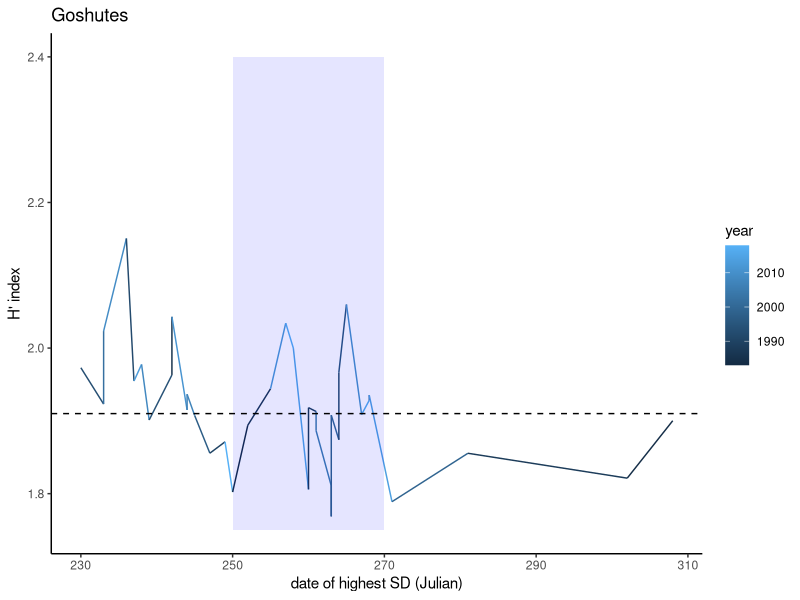
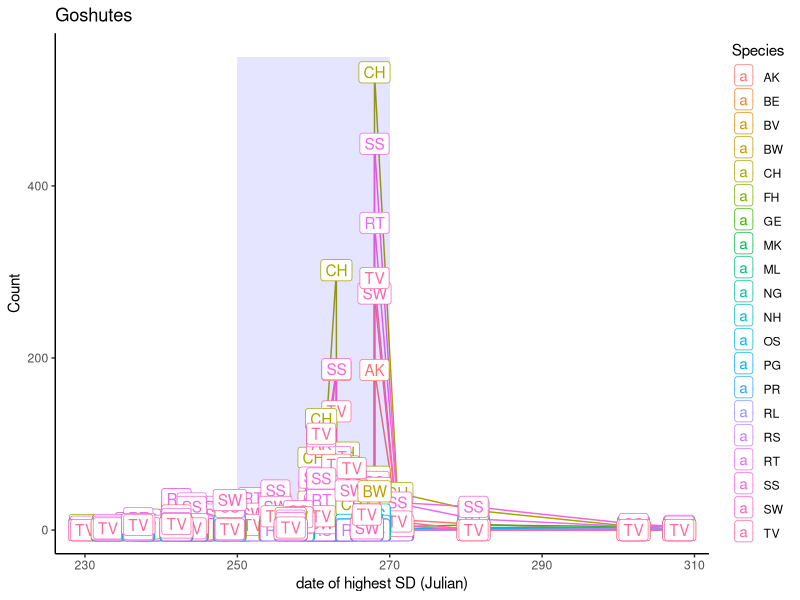
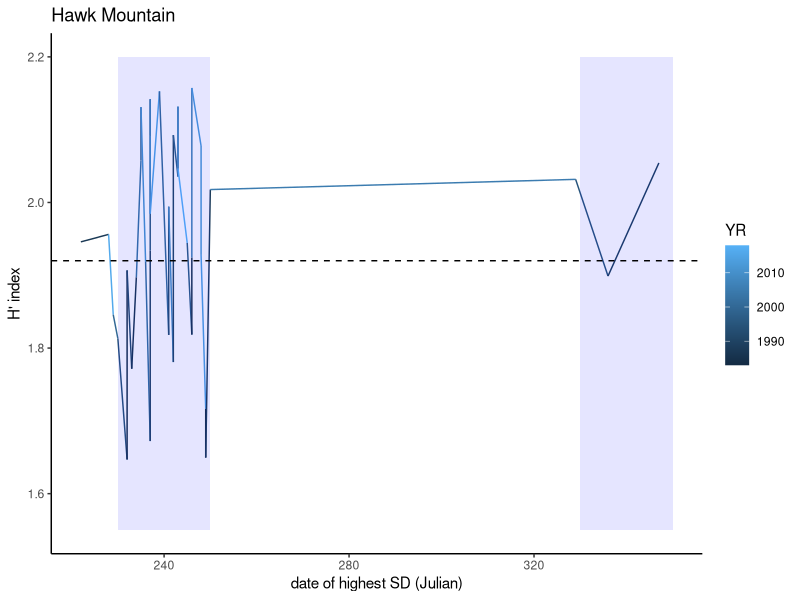
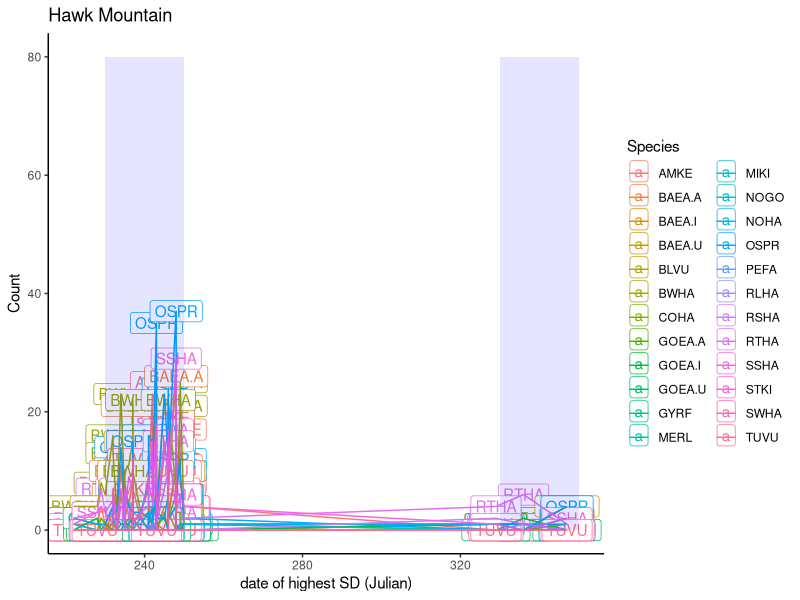
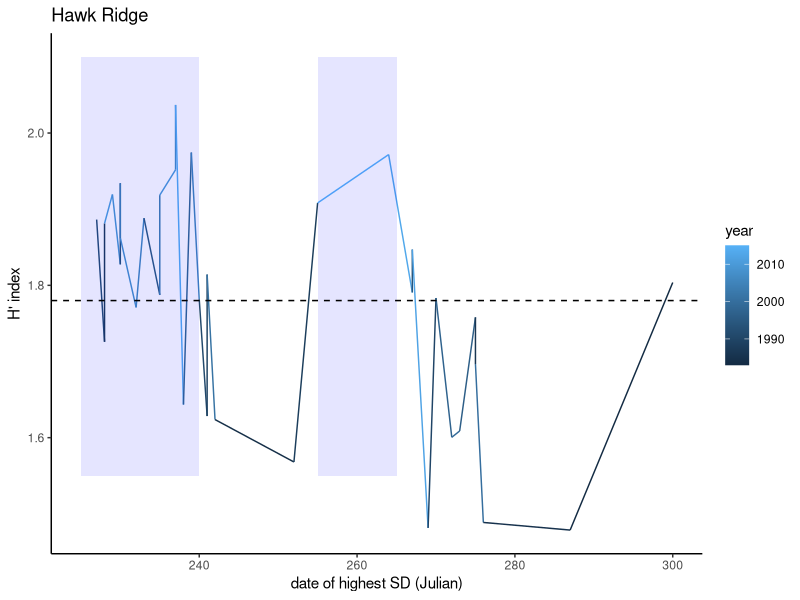
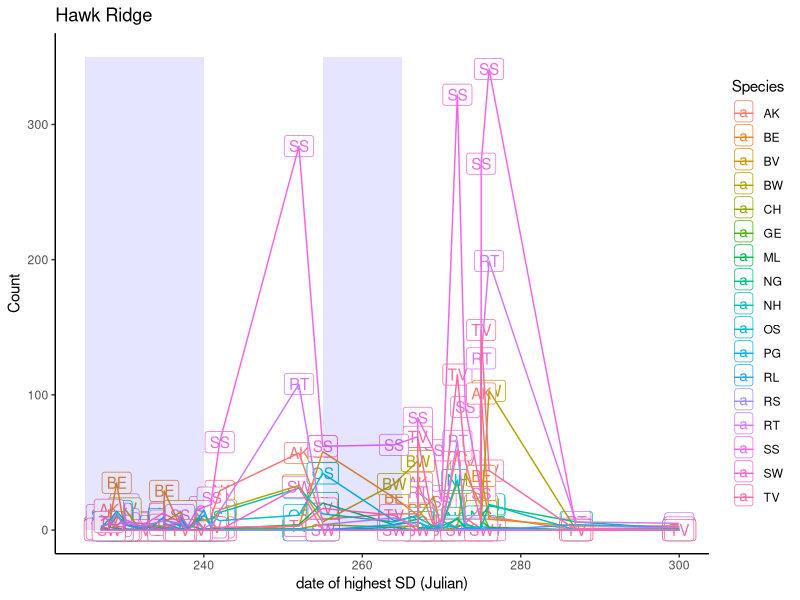

Generate these figures, in order, with R:
#oOshutes sample####
require(dplyr)
require(lubridate)
require(tidyr)
require(vegan)
require(ggplot2)

#per species
#GOSHUTES####
GosMts=read.csv("GosMts.csv")

#gos=GosMts%>%select(-TOTAL)%>%
#  pivot_longer(cols=3:27, names_to = "Species", values_to="Count")%>%
#  mutate(year=year(Date), month=month(Date), date=day(Date))%>%
#  filter(!is.na(Count))

GosMts[, 3:27][is.na(GosMts[, 3:27])] <- 0

#DAILY TOTALS
gostot=GosMts%>%select(-TOTAL)%>%
  mutate(yr_tot=rowSums(.[3:27], na.rm=T), year=year(Date), month=month(Date), date=day(Date))%>%
  filter(!year>2018)
gostot$Julian=as.POSIXlt(gostot$Date)$yday 

#GET MPD
#gosmpd=GosMts%>%select(-TOTAL)%>%
#  mutate(yr_tot=rowSums(.[3:27], na.rm=T), year=year(Date), month=month(Date), date=day(Date))%>% #get annual totals across all spp.
#  select(Date,year, month, date, Obs, yr_tot) #get only necessary columns

gos=gostot%>%group_by(year)%>%mutate(cum_tot=cumsum(yr_tot), #get cumulative sum for each year
                                     cum_pt=cum_tot/sum(yr_tot),#calculate % of daily count/annual count
                                     MPD=if_else(cum_pt>=0.5,"1", "0"))%>% #flag rows with cumulative % >50%
  group_by(year)%>%filter(MPD==1)%>%slice_head(n=1)  #select rows where cum_pt is >50%

#community metrics####
GosMts[, 3:27][is.na(GosMts[, 3:27])] <- 0
gsw=gostot%>%select( -Obs, -UA, -UR, -UB, -UE, -UF)%>%filter(!(year<1983))

gsw=gsw%>%mutate(sd=diversity(gsw[2:21], index="shannon"), sr=specnumber(gsw[2:21]))

#find date when SD nd SR were highest

g1=gsw%>%group_by(year)%>%filter(sd==max(sd))

#species-level####

gos_sp=GosMts%>%select(-TOTAL)%>%
  pivot_longer(cols=3:27, names_to = "Species", values_to="Count")%>%
  mutate(year=year(Date), month=month(Date), date=day(Date))%>%
  filter(!is.na(Count))

spmpd=gos_sp%>%group_by(Species,Date)%>%summarise(sptot=sum(Count))%>%
  filter(!Species%in%c("UA", "UR", "UB", "UE", "UF"))
spmpd$Julian=as.POSIXlt(spmpd$Date)$yday 

indextab=gsw%>%select(Date,year, month, date, Julian, sd, sr)#all time sr and sd
indextab_maxsd=g1%>%select(Date,year, month, date, Julian, sd, sr)#all time sr and sd
indtab1=left_join(indextab_maxsd, spmpd)

#plot

ggplot(indtab1, aes(x=Julian, y=sd, col=year))+geom_line()+
  annotate("rect", xmin=250,  xmax=270, alpha=0.1, fill="blue",ymin=1.75, ymax=2.4)+
  ggtitle("Goshutes")+theme_classic()+geom_hline(yintercept=1.91, linetype=2)+
  ylab("H' index")+xlab("date of highest SD (Julian)")

ggplot(indtab1, aes(x=Julian, y=sptot, col=Species))+
  geom_line()+ggtitle("Goshutes")+ylab("Count")+xlab("date of highest SD (Julian)")+
  theme_classic()+annotate("rect", xmin=250, xmax=270, alpha=0.1, fill="blue", 
                           ymin=0, ymax=550)+geom_label(label=indtab1$Species)

#Hawk Mt####

hms=read.csv("HMSDay.csv")
#combine baea and goea data
hmstot=hms%>%
  mutate(BAEA=rowSums(.[9:11]), GOEA=rowSums(.[21:23]))%>%
  select(-OBSERVERS, -GOEA.I, -GOEA.A, -GOEA.U, -BAEA.I, -BAEA.U, -BAEA.A, -RAPTORS)%>%
  mutate(yr_tot=rowSums(.[6:30], na.rm=T), date=make_date(YR, MO, DAY))

hmstot$Julian=as.POSIXlt(hmstot$date)$yday 

hm=hmstot%>%group_by(YR)%>%mutate(cum_tot=cumsum(yr_tot), #get cumulative sum for each year
                                  cum_pt=cum_tot/sum(yr_tot),#calculate % of daily count/annual count
                                  MPD=if_else(cum_pt>=0.5,"1", "0"))%>% #flag rows with cumulative % >50%
  group_by(YR)%>%filter(MPD==1, !(YR<1983))%>%slice_head(n=1)  #select rows where cum_pt is >50%

hm$Julian=as.POSIXlt(hm$date)$yday 
hm=hm%>%mutate(date=make_date(YR, MO, DAY))

#community metrics####
hsw=hms%>%select( -OBS,-HRS, -UNID.ACCIPITER,
                  -UNID.BUTEO, -UNID.EAGLE, -UNID.FALCON, -UNID.RAPTOR)%>%filter(!(YR<1983))

hsw[, 4:23][is.na(hsw[, 4:23])] <- 0

hsw=hsw%>%mutate(sd=diversity(hsw[4:23], index="shannon"), sr=specnumber(hsw[4:23]), 
                 Date=make_date(YR, MO, DAY), total=rowSums(.[4:23]))

hsw$Julian=as.POSIXlt(hsw$Date)$yday 

#find date when SD nd SR were highest

f1=hsw%>%group_by(YR)%>%filter(sd==max(sd))

#species-level####

hms_sp=hms%>%
  pivot_longer(cols=6:30, names_to = "Species", values_to="Count")%>%
  filter(!is.na(Count), !YR<1983, !Species%in%c("UNID.ACCIPITER",
                                                "UNID.BUTEO", 
                                                "UNID.EAGLE",
                                                "UNID.FALCON",
                                                "UNID.RAPTOR"))%>%
  mutate(Date=make_date(YR, MO, DAY))

hmsmpd=hms_sp%>%group_by(Species,Date)%>%summarise(sptot=sum(Count))
hmsmpd$Julian=as.POSIXlt(hmsmpd$Date)$yday 

indextabh=hsw%>%select(Date,YR, MO, DAY, Julian, sd, sr)#all time sr and sd
indextabh_maxsd=f1%>%select(Date,YR, MO, DAY, Julian, sd, sr)#all time sr and sd
indtab2=left_join(indextabh_maxsd, hmsmpd)

#plot

ggplot(indtab2, aes(x=Julian, y=sd, col=YR))+geom_line()+
  annotate("rect", xmin=230,  xmax=250, alpha=0.1, fill="blue",ymin=1.55, ymax=2.2)+
  annotate("rect", xmin=330,  xmax=350, alpha=0.1, fill="blue",ymin=1.55, ymax=2.2)+
  ggtitle("Hawk Mountain")+theme_classic()+geom_hline(yintercept=1.92, linetype=2)+
  ylab("H' index")+xlab("date of highest SD (Julian)")

ggplot(indtab2, aes(x=Julian, y=sptot, col=Species))+geom_label(label=indtab2$Species)+
  geom_line()+ggtitle("Hawk Mountain")+ylab("Count")+xlab("date of highest SD (Julian)")+
  theme_classic()+annotate("rect", xmin=230, xmax=250, alpha=0.1, fill="blue", 
                           ymin=0, ymax=80)+
  annotate("rect", xmin=330, xmax=350, alpha=0.1, fill="blue", 
           ymin=0, ymax=80)

#Hawk Ridge###
HawRd=read.csv("HawkRid.csv")
HawRd[, 3:24][is.na(HawRd[, 3:24])] <- 0

hrtot=HawRd%>%select(-TOTAL)%>%
  mutate(yr_tot=rowSums(.[3:24], na.rm=T), year=year(Date), month=month(Date), date=day(Date))%>%
  filter(!year>2015) #get annual totals across all spp.

hrtot$Julian=as.POSIXlt(hrtot$Date)$yday 

#community metrics####
rsw=hrtot%>%select( -ObsHrs, -UA, -UB, -UF, -UE, -UR)%>%filter(!(year<1983))

rsw=rsw%>%mutate(sd=diversity(rsw[2:18], index="shannon"), sr=specnumber(rsw[2:18]))

r1=rsw%>%group_by(year)%>%filter(sd==max(sd))

#species-level####

hr_sp=rsw%>%
  pivot_longer(cols=2:18, names_to = "Species", values_to="Count")%>%
  filter(!is.na(Count))

hrmpd=hr_sp%>%group_by(Species,Date)%>%summarise(sptot=sum(Count))
hrmpd$Julian=as.POSIXlt(hrmpd$Date)$yday 

indextabhr=rsw%>%select(Date,year, month, date, Julian, sd, sr)#all time sr and sd
indextabhr_maxsd=r1%>%select(Date,year, month, date, Julian, sd, sr)#all time sr and sd
indtab3=left_join(indextabhr_maxsd, hrmpd)

#plot

ggplot(indtab3, aes(x=Julian, y=sd, col=year))+geom_line()+
  annotate("rect", xmin=225,  xmax=240, alpha=0.1, fill="blue",ymin=1.55, ymax=2.1)+
  annotate("rect", xmin=255,  xmax=265, alpha=0.1, fill="blue",ymin=1.55, ymax=2.1)+
  ggtitle("Hawk Ridge")+theme_classic()+geom_hline(yintercept=1.78, linetype=2)+
  ylab("H' index")+xlab("date of highest SD (Julian)")

ggplot(indtab3, aes(x=Julian, y=sptot, col=Species))+geom_label(label=indtab3$Species)+
  geom_line()+ggtitle("Hawk Ridge")+ylab("Count")+xlab("date of highest SD (Julian)")+
  theme_classic()+annotate("rect", xmin=225, xmax=240, alpha=0.1, fill="blue", 
                           ymin=0, ymax=350)+
  annotate("rect", xmin=255, xmax=265, alpha=0.1, fill="blue", 
           ymin=0, ymax=350)




